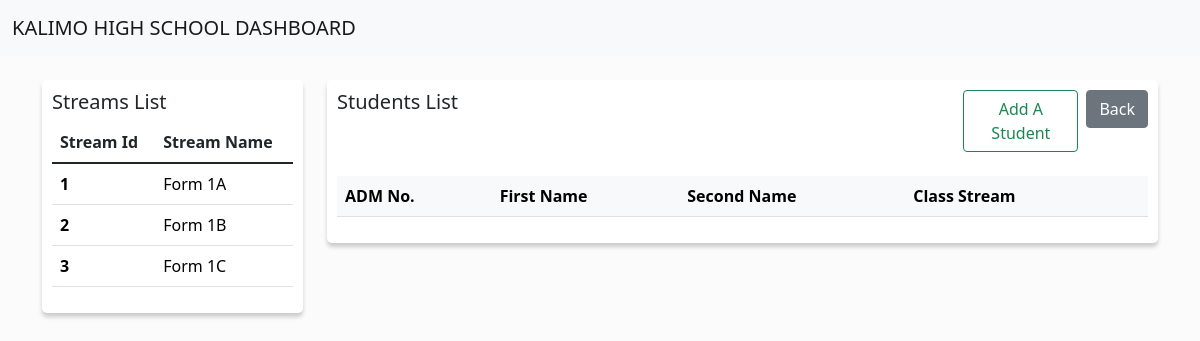
The page /stream/2/details on the database as committed earlier.
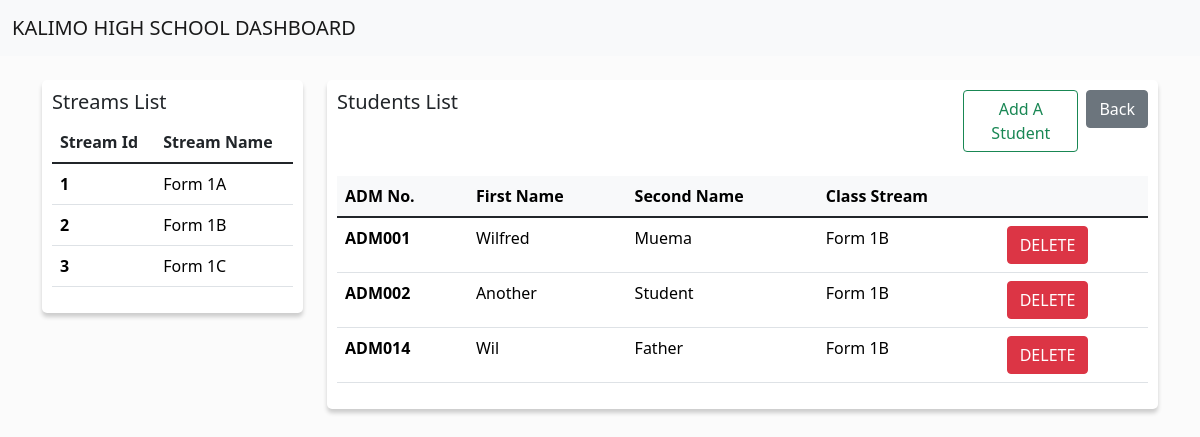
The same page on the database as committed later.
### kilimoapp/models.py (models this page shows, shortened)
class Stream(models.Model):
    stream_name = models.CharField(max_length=100)
    @classmethod
    def get_allStreams(cls):
        streams = cls.objects.all().order_by('id')
        return streams

class Student(models.Model):
    first_name = models.CharField(max_length=100)
    second_name = models.CharField(max_length=100)
    adm_no = models.CharField(max_length=100)
    age = models.PositiveIntegerField()
    mystream = models.ForeignKey(Stream, null=True, on_delete= models.SET_NULL)

### kilimoapp/views.py (the view)
# urls.py: re_path('^stream/(?P<stream_id>[0-9]{1,2})/details$', views.stream_view, name='streamView'),
def stream_view(request,stream_id):
    try :
        stream = Stream.objects.filter(id=stream_id).first()
        title = stream.stream_name + " Details"
    except ObjectDoesNotExist:
        return redirect('home')
    students = Student.objects.filter(mystream=stream_id)
    all_streams = Stream.get_allStreams
    context = {
        "title":title,
        "students":students,
        "main_stream":stream_id,
        "streams":all_streams
    }
    return render(request, 'stream_details.html', context)

### kilimoapp/templates/stream_details.html (shortened to what the changed rows need)
<!DOCTYPE html>
<html>
    <head>
        <link href="https://cdn.jsdelivr.net/npm/bootstrap@5.1.3/dist/css/bootstrap.min.css" rel="stylesheet">
        <link rel="stylesheet" href="https://cdnjs.cloudflare.com/ajax/libs/toastr.js/2.1.4/toastr.css" />
    </head>
    <body onunload="" style="background: #fbfbfb;">
        <div class="container">
            <br>
            <div class="row">
                <div class="col-lg-3">
                    <div class="container" style="background: white;border-radius:5px; padding: 10px;box-shadow: 0px 4px 4px #0000002f;">
                        <table class="table table-hover">
                            <thead>
                            <tr>
                                <th scope="col">Stream Id</th>
                                <th scope="col">Stream Name</th>
                            </tr>
                            </thead>
                            <tbody>
                                {% for stream in streams %}
                                    {% if stream.id == stream_id %}
                                        <tr>
                                            <th scope="row"><a href="{% url 'streamView' stream.id %}" style="color: gray !important;">{{stream.id}}</a></th>
                                            <td><a href="{% url 'streamView' stream.id %}" style="color: gray !important;">{{stream.stream_name}}</a></td>
                                        </tr>
                                    {% else %}
                                        <tr>
                                            <th scope="row"><a href="{% url 'streamView' stream.id %}">{{stream.id}}</a></th>
                                            <td><a href="{% url 'streamView' stream.id %}">{{stream.stream_name}}</a></td>
                                        </tr>
                                    {% endif %}
                                {% endfor%}
                            </tbody>
                        </table>
                    </div>
                </div>
                <div class="col-lg-9">
                    <div class="container" style="background: white;border-radius:5px; box-shadow: 0px 4px 4px #0000002f; padding: 10px;">
                        <br>
                        <div class="table-responsive" >
                            <table class="table table-hover">
                                <thead class="table-light">
                                    <tr>
                                        <th scope="col">ADM No.</th>
                                        <th scope="col">First Name</th>
                                        <th scope="col">Second Name</th>
                                        <th scope="col">Class Stream</th>
                                        <th scope="col">
                                        </th>
                                    </tr>
                                </thead>
                                <tbody>
                                    {% for student in students %}
                                        <tr class="student-row">
                                            <th scope="row"><a href="{% url 'studentDetails' student.id %}">{{student.adm_no}}</a></th>
                                            <td><a href="{% url 'studentDetails' student.id %}">{{student.first_name}}</a></td>
                                            <td><a href="{% url 'studentDetails' student.id %}">{{student.second_name}}</a></td>
                                            <td><a href="{% url 'studentDetails' student.id %}">{{student.mystream.stream_name}}</a></td>
                                            <td>
                                                <a href="{% url 'studentDetailsDelete' student.id %}"><button class="btn btn-danger"> DELETE</button></a>
                                            </td>
                                        </tr>
                                    {% endfor%}
                                </tbody>
                            </table>
                        </div>
                    </div>
                </div>
            </div>
            <br><br>
        </div>
    </body>
</html>

Rows that differ between the two databases and show on the page:
now on this page (row edited): Student: adm_no "ADM001", first_name "Wilfred", second_name "Muema", mystream.stream_name "Form 1B"
added Student: adm_no "ADM002", first_name "Another", second_name "Student", mystream.stream_name "Form 1B"
added Student: adm_no "ADM014", first_name "Wil", second_name "Father", mystream.stream_name "Form 1B"
